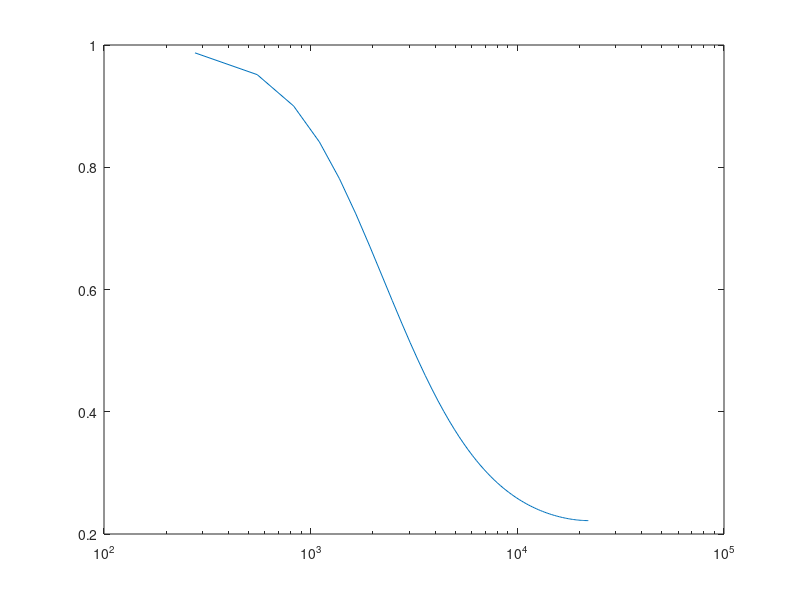
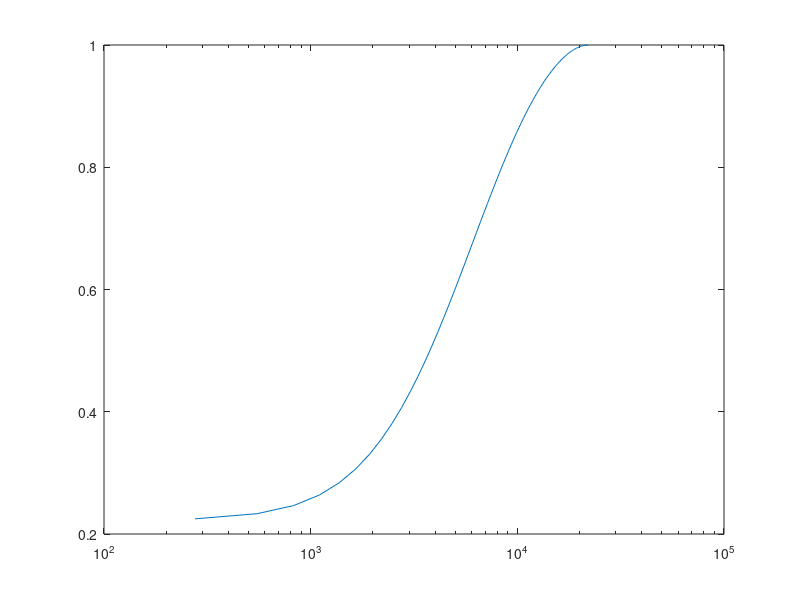

Reproduce these figures in MATLAB, in order.
% treble shelf filter

fs=44100;
T=1/fs;

f0=5000;
G=.2;

a=(G-1)/(G+1);

j=sqrt(-1);
pi=acos(-1);
w0=2*pi*f0;

% treble filter
% single pole and zero
sz=-w0*(1-a);    % s-plane
sp=-w0*(1+a);
zz=exp(sz*T);   % mapped to z-plane
zp=exp(sp*T);

% evaluate frequency response
nfreqs=80;
fnyquist=fs/2;
F=[1:nfreqs].*(fnyquist/nfreqs);
sv=j.*2.*pi.*F;             % s-plane frequency
zv=exp(j.*2.*pi.*F./fs);        % z-plane frequency

scl=(1-zp)/(1-zz);          % make it unity gain at 0 Hz
Hs=G.*(sv - ones(size(sv)).*sz)./(sv - ones(size(sv)).*sp);

Hz=scl.*(zv - ones(size(zv)).*zz)./(zv - ones(size(zv)).*zp);

figure(1)
semilogx(F,abs(Hz));

% bass filter
% single pole and zero
sz=-w0*(1+a);    % s-plane
sp=-w0*(1-a);
zz=exp(sz*T);   % mapped to z-plane
zp=exp(sp*T);

% evaluate frequency response
nfreqs=80;
fnyquist=fs/2;
F=[1:nfreqs].*(fnyquist/nfreqs);
sv=j.*2.*pi.*F;             % s-plane frequency
zv=exp(j.*2.*pi.*F./fs);        % z-plane frequency

scl=(-1-zp)/(-1-zz);          % make it unity gain at fs/2 Hz
Hs=(sv - ones(size(sv)).*sz)./(sv - ones(size(sv)).*sp);

Hz=scl.*(zv - ones(size(zv)).*zz)./(zv - ones(size(zv)).*zp);

figure(2)
semilogx(F,abs(Hz));
